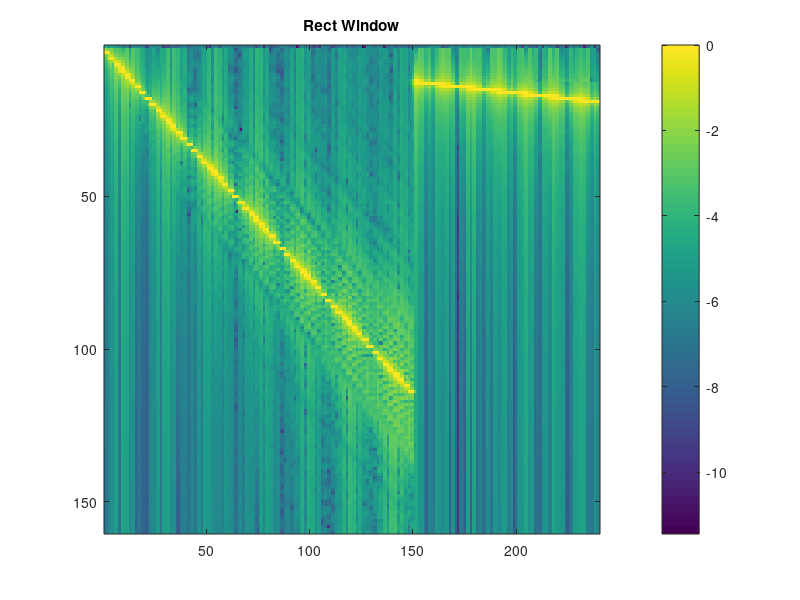
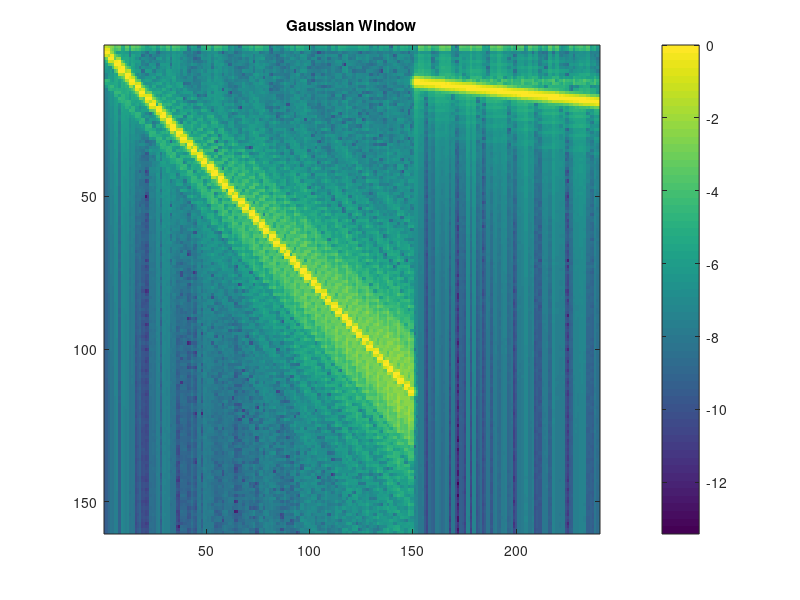
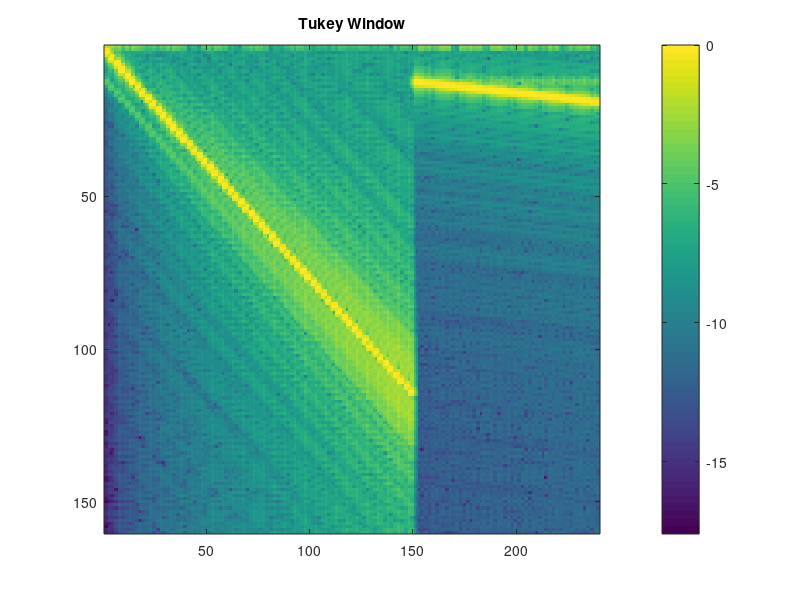
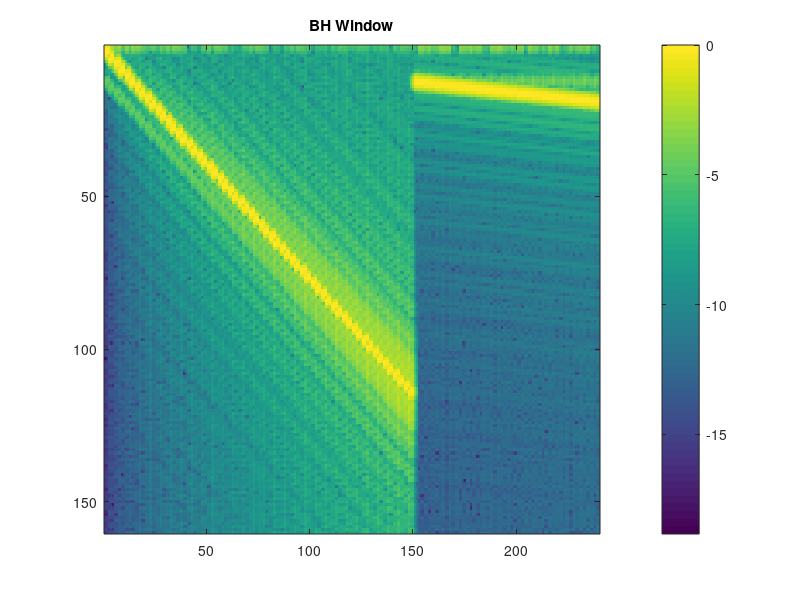

MATLAB code to generate these figures, in order:
% reconstruct FDOCT result from a test Interferogram image 
% to check the reconstruction done in C
% in BscanFFTsim.bin
%
% using the framework in 
% Biomedical Optics by Wang and Wu
% Chapter 9
%
% Hari Nandakumar
%
% $Date: 1 Oct 2018
%

% Using SI units throughout 

pkg load image;
pkg load signal;

lambda0 = 850E-9; % center wavelength of source 
dlambda = 20E-9; % FWHM wavelength bandwidth of source 
ns=1.0; % refractive index of sample 
ls1 = 90E-6; % location of backscatterer 1 
ls2 = 150E-6; % location of backscatterer 2 
rs1 = 0.5; % reflectivity of backscatterer 1 - was 0.5
rs2 = 0.005; %rs2 = 0.0; % reflectivity of backscatterer 2 was 0.25
k0=2*pi/lambda0; % center propagation constant 
delta_k=2*pi*dlambda/lambda0^2; % FWHM bandwidth of k 
sigma_k = delta_k/sqrt(2*log(2)); % standard deviation of k 
sigma_lambda = dlambda/sqrt(2*log(2)); % standard deviation of lambda

N=1280;  %2^10; %N=100; % number of sampling points was 2^10 
nsigma = 2; % number of standard deviations to plot on each side of kO 

%subplot(4,1,1); % Generate the interferogram 
k = k0 + sigma_k*linspace(-nsigma,nsigma, N); % array for k 
lambdas = lambda0 + sigma_lambda*linspace(-nsigma,nsigma, N); % array for lambda 
%S_k = exp(-(1/2)*(k-k0).^2/sigma_k^2); % Gaussian source PSD 
S_lam = exp(-(1/2)*(lambdas-lambda0).^2/sigma_lambda^2); % Gaussian source PSD 
%E_s1 = rs1*exp(i*2*k*ns*ls1); % sample electric field from scatter 1 
%E_s2 = rs2*exp(i*2*k*ns*ls2); % sample electric field from scatter 2 
%I_k1 = S_k .* abs(1 + E_s1 + E_s2).^2; % interferogram (r_R = 1) 
%plot(lambdas*1e9,S_lam)


imgi = zeros(960,1280);
backg = imgi;

for ii=1:60
  ls1 = ii*10*1E-6; % location of backscatterer 1 
  ls2 = (ii*10+50)*1E-6; % location of backscatterer 2
  E_s1 = rs1*exp(i*2*2*pi*ns*ls1./lambdas); % sample electric field from scatter 1 
  E_s2 = rs2*exp(i*2*2*pi*ns*ls2./lambdas); % sample electric field from scatter 2 
  I_l = S_lam .* abs(1 + E_s1 + E_s2).^2; % interferogram (r_R = 1) 
  I_pi = S_lam .* abs(-1 + E_s1 + E_s2).^2;
  imgi(ii*10-9:ii*10,:)  = ones(10,1)*I_l./max(I_l);
  piimgi(ii*10-9:ii*10,:)  = ones(10,1)*I_pi./max(I_pi);
  backg(ii*10-9:ii*10,:) = ones(10,1)*S_lam./max(S_lam);
end

for ii=61:96
  ls1 = ii*1E-6; % location of backscatterer 1 
  ls2 = 60*1E-6; % location of backscatterer 2
  E_s1 = rs1*exp(i*2*2*pi*ns*ls1./lambdas); % sample electric field from scatter 1 
  E_s2 = rs2*exp(i*2*2*pi*ns*ls2./lambdas); % sample electric field from scatter 2 
  I_l = S_lam .* abs(1 + E_s1 + E_s2).^2; % interferogram (r_R = 1) 
  I_pi = S_lam .* abs(-1 + E_s1 + E_s2).^2;
  imgi(ii*10-9:ii*10,:)  = ones(10,1)*I_l./max(I_l);
  piimgi(ii*10-9:ii*10,:)  = ones(10,1)*I_pi./max(I_pi);
  backg(ii*10-9:ii*10,:) = ones(10,1)*S_lam./max(S_lam);
end

 
%figure; 
%imshow(imgi); 
%figure;
%imshow(backg); 

%imwrite(imgi,'imgi.png')
%imwrite(backg, 'backg.png') 

%plot(k/k0,I_k1/max(I_k1), 'k'); 

%%%%%%%%%%%%%%%%%%%%%%%%%%%%%
% reconstruction
%%%%%%%%%%%%%%%%%%%%%%%%%%%%%
lambdamin = 816e-9;
lambdamax = 884e-9;
deltalambda = (lambdamax - lambdamin ) / columns(imgi);
numfftpoints = 320;
kmax=2*pi/lambdamin;
kmin=2*pi/(lambdamax-deltalambda);
deltak = (kmax - kmin) / numfftpoints;
resizedim=imresize(imgi,0.25); % similar to 4x binning
resizedbk=imresize(backg,0.25); 
resizedpi=imresize(piimgi,0.25);
plinear = zeros(rows(resizedim),numfftpoints);
bscantransposed = plinear;

lambdas = linspace(lambdamin, lambdamax-deltalambda, columns(resizedim));  % Mat::zeros(cv::Size(1, data_y.cols), CV_64F);		//Size(cols,rows)
k = 2*pi ./ lambdas;
klinear = linspace(kmin, kmax, numfftpoints); %Mat::zeros(cv::Size(1, numfftpoints), CV_64F);
diffk = diff(k); %Mat::zeros(cv::Size(1, data_y.cols), CV_64F);

%fractionalk = zeros(1, numfftpoints);
%slopes = zeros(rows(imgi), columns(imgi));
%nearestkindex = zeros( 1, numfftpoints );


windowt = (tukeywin(columns(resizedim), 1.0) )';
windowg = (gausswin(columns(resizedim)))';
windowb = (blackmanharris(columns(resizedim)))';
windowbth = (barthannwin(columns(resizedim)))';
 
apodi   = (resizedim-resizedpi)./resizedbk;


for indexi=1:rows(resizedim) 
  % DC removal
  apodi(indexi,:) = apodi(indexi,:) - mean(apodi(indexi,:));
  % windowing
  apodig(indexi,:)=apodi(indexi,:).*windowg;
  apodit(indexi,:)=apodi(indexi,:).*windowt;
  apodib(indexi,:)=apodi(indexi,:).*windowb;
  apodibth(indexi,:)=apodi(indexi,:).*windowbth;
 end
 

for indexi=1:rows(resizedim) 
  plinear(indexi,:)=interp1(k,apodi(indexi,:),klinear,'linear');
  plinearg(indexi,:)=interp1(k,apodig(indexi,:),klinear,'linear');
  plineart(indexi,:)=interp1(k,apodit(indexi,:),klinear,'linear');
  plinearb(indexi,:)=interp1(k,apodib(indexi,:),klinear,'linear');
  plinearbth(indexi,:)=interp1(k,apodibth(indexi,:),klinear,'linear');
 
 end
  
% figure;
% imagesc(plinear); title('Linearized'); colorbar;
% figure;
% imagesc(plinearg); title('Linearized with Gaussian Window'); colorbar;
% figure;
% imagesc(plineart); title('Linearized with Tukey Window'); colorbar;
% figure;
% imagesc(plinearb); title('Linearized with BH Window'); colorbar;
% 
 for indexi=1:rows(resizedim) 
  bscantransposed(indexi,:)=abs(ifft(plinear(indexi,:)));
  bscantransposedg(indexi,:)=abs(ifft(plinearg(indexi,:)));
  bscantransposedt(indexi,:)=abs(ifft(plineart(indexi,:)));
  bscantransposedb(indexi,:)=abs(ifft(plinearb(indexi,:)));
  bscantransposedbth(indexi,:)=abs(ifft(plinearbth(indexi,:)));
 
 end
 
 %figure;
 %imagesc(bscantransposed); title('bscantransposed');
 bscan=bscantransposed';
 bscang=bscantransposedg';
 bscant=bscantransposedt';
 bscanb=bscantransposedb';
 bscanbth=bscantransposedbth';
% bscan(1,:)=zeros(1,rows(resizedim));
% bscant(1,:)=zeros(1,rows(resizedim));
% bscang(1,:)=zeros(1,rows(resizedim));
 figure;
 imagesc(log(bscan(1:160,:)./max(bscan(1:160,:)))); title('Rect Window');colorbar;
 figure;
 imagesc(log(bscang(1:160,:)./max(bscang(1:160,:)))); title('Gaussian Window');colorbar;
 figure;
 imagesc(log(bscant(1:160,:)./max(bscant(1:160,:)))); title('Tukey Window');colorbar;
 figure;
 imagesc(log(bscanb(1:160,:)./max(bscanb(1:160,:)))); title('BH Window');colorbar;
 figure;
 imagesc(log(bscanbth(1:160,:)./max(bscanbth(1:160,:)))); title('BTH Window');colorbar;
 
 figure;
 plot(bscang(1:160,230)); title('Linear plot, Gaussian window');
  
  deltaklinear = kmax-kmin;
 deltax=pi/deltaklinear;
 xaxis=[0:159]*deltax*1000000;
 figure;
 plot(xaxis,10*log10(bscang(1:160,230)./max(bscang(1:160,230))),'b');title('Log plot');hold on;
 plot(xaxis,10*log10(bscan(1:160,230)./max(bscan(1:160,230))),'r'); xlabel('microns')
 plot(xaxis,10*log10(bscant(1:160,230)./max(bscant(1:160,230))),'k');
 
 